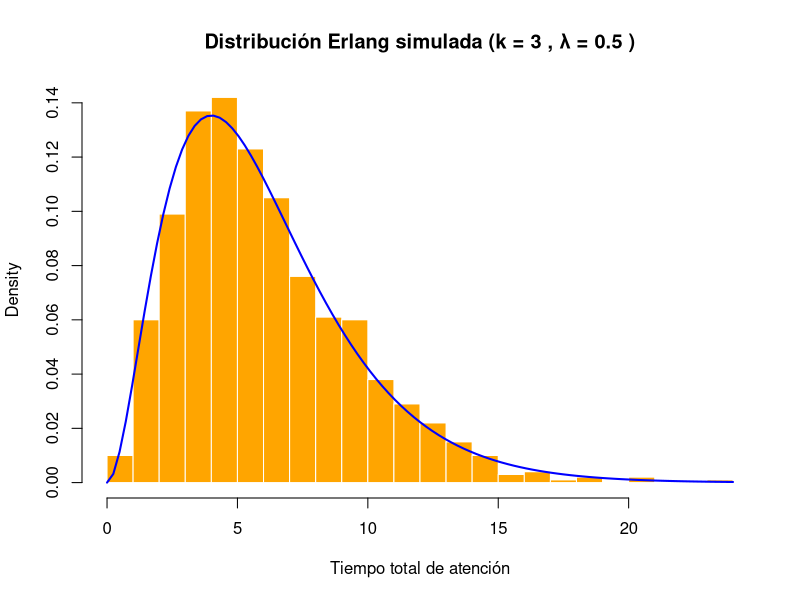

The R script that drew this image:
# Limpia el entorno
rm(list = ls())

# Parámetros de la distribución Erlang
lambda <- 0.5   # tasa de cada trámite
k <- 3          # número de trámites consecutivos

# Simulación por convolución: suma de k variables exponenciales
set.seed(1010)
n <- 1000  # número de simulaciones

# Generar matriz de valores exponenciales
exp_matrix <- matrix(rexp(n * k, rate = lambda), nrow = n, ncol = k)

# Sumar por fila para obtener tiempos totales
tiempos_totales <- rowSums(exp_matrix)

# Mostrar primeras simulaciones
head(tiempos_totales, 20)

# Estadísticos descriptivos
media_simulada <- mean(tiempos_totales)
media_teorica <- k / lambda
cat("Media simulada:", media_simulada, "\n")
cat("Media teórica:", media_teorica, "\n")

# Histograma con densidad teórica
hist(tiempos_totales,
     breaks = 30,
     probability = TRUE,
     main = paste("Distribución Erlang simulada (k =", k, ", λ =", lambda, ")"),
     xlab = "Tiempo total de atención",
     col = "orange",
     border = "white")

curve(dgamma(x, shape = k, rate = lambda),
      col = "blue",
      lwd = 2,
      add = TRUE)
